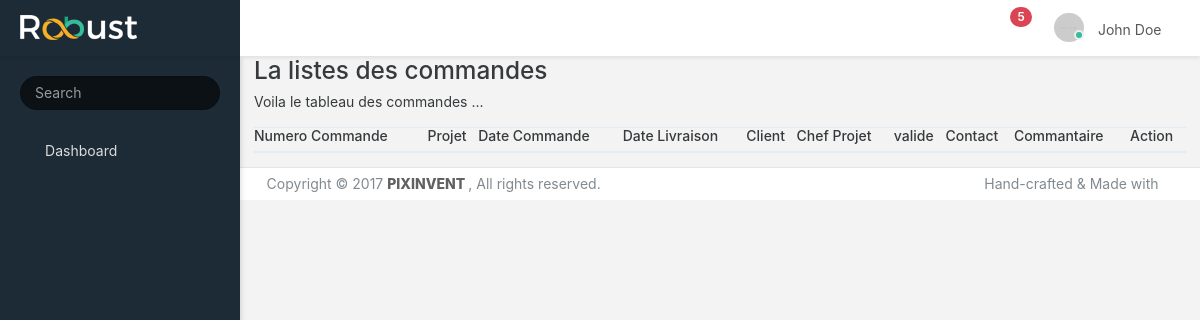
Before: /Commande/index.php with the older database file.
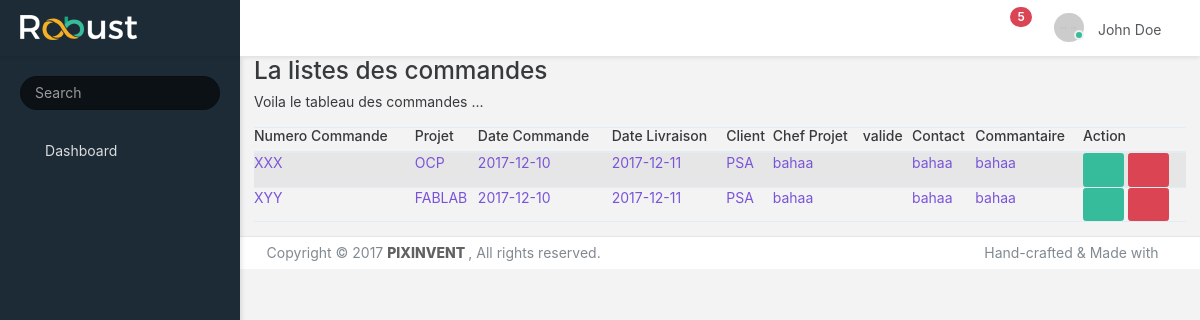
After: the same page with the newer database file.
### tables this page shows
CREATE TABLE commande(
   id               int           NOT NULL     AUTO_INCREMENT,
   numero           varchar(8)    NOT NULL  ,
   projet           varchar(10)   NOT NULL  ,
   date_commande    date          NOT NULL  ,
   date_livraison   date          NOT NULL  ,
   client           varchar(20)   NOT NULL  ,
   chef_projet      varchar(20)   NOT NULL  ,
   valide           BOOLEAN       NOT NULL  default 0,
   contact          varchar(20),
   commantaire      text,
   PRIMARY KEY (id)
);

### include/outils.php (called while the page is built, shortened)
<?php
require_once('basedonner.php');
function template($nom, $data = array())
{
    extract($data);
    require __DIR__ . '/../templates/' . $nom . '.php';
}
function lien($lien)
{
    return site . $lien;
}
function asset($path) {
    return lien('/public/' . $path);
}

### include/Basedonner.php (called while the page is built, shortened)
<?php
class BaseDonner
{
    function __construct($table, $columns)
    {
        $this->columns = $columns;
        $prop = array();
        foreach ($this->columns as $col) {
            $prop[$col] = '';
        }
        try{
            $this->db = new PDO('mysql:host=' . db_host . ';dbname=' . db_name, db_user, db_pass);
        }
        catch(PDOException $ex){
            die('impossible de se connecter a la base de donner');
        }
    }
    public function remplire_PDO($line)
    {
        $this->id =  $line['id'];
    }
    public static function tous($col = null, $val = null)
    {
        try{
            $db = new PDO('mysql:host=' . db_host . ';dbname=' . db_name, db_user, db_pass);
        }
        catch(PDOException $ex){
            die('impossible de se connecter a la base de donner');
        }
        if($col == null || $val == null)
            $stmt = $db->prepare("SELECT * FROM " . static::table);
        else{
            $stmt = $db->prepare("SELECT * FROM " . static::table . " WHERE $col = :val");
            $stmt->bindParam(':val', $val);
        }
        $stmt->execute();
        $resultat = $stmt->fetchAll();
        $resultat_obj = array();
        foreach ($resultat as $line) {
            $p = new static();
            $p->remplire_PDO($line);
            $resultat_obj[] = $p;
        }
        return $resultat_obj;
    }
}

### Commande/index.php (the view, shortened to what this page needs)
<?php
require __DIR__. '/../include/outils.php';
$commande = new commande();
$commande = $commande->tous();
?>
<?php
    template('header');
?>
<div data-scroll-to-active="true" class="main-menu menu-fixed menu-dark menu-accordion menu-shadow">
    <?php template('sidebar'); ?>
</div>
<nav class="header-navbar navbar navbar-with-menu navbar-fixed-top navbar-semi-dark navbar-shadow">
    <?php template('nav'); ?>
</nav>
<div class="content">
    <div class="container">
        <h2>La listes des commandes</h2>
        <p>Voila le tableau des commandes ... </p>
        <table class="table table-striped">
            <thead>
            <th><h6>Numero Commande</h6></th>
            <th><h6>Projet</h6></th>
            <th><h6>Date Commande</h6></th>
            <th><h6>Date Livraison</h6></th>
            <th><h6>Client</h6></th>
            <th><h6>Chef Projet</h6></th>
            <th><h6>valide</h6></th>
            <th><h6>Contact</h6></th>
            <th><h6>Commantaire</h6></th>
            <th><h6>Action</h6></th>
            </thead>
            <tbody>
            <?php
            foreach($commande as $e): ?>
                <tr>
                <td><a href="<?= lien('/commande/info.php?id=' . $e->id) ?>"><?= $e->numero?></td>
                <td><a href="<?= lien('/commande/info.php?id=' . $e->id) ?>"><?= $e->projet?></td>
                <td><a href="<?= lien('/commande/info.php?id=' . $e->id) ?>"><?= $e->date_commande?></td>
                <td><a href="<?= lien('/commande/info.php?id=' . $e->id) ?>"><?= $e->date_livraison?></td>
                <td><a href="<?= lien('/commande/info.php?id=' . $e->id) ?>"><?= $e->client?></td>
                <td><a href="<?= lien('/commande/info.php?id=' . $e->id) ?>"><?= $e->chef_projet?></td>
                <td><a class="btn " href="<?= lien('/commande/info.php?id=' . $e->id) ?>">
                        <?php if($e->valide == 1){?>
                            <i class="icon-thumbs-up"></i>
                        <?php }else{ ?>
                            <i class="icon-thumbs-down"></i>
                        <?php } ?>
                </a></td>
                <td><a href="<?= lien('/commande/info.php?id=' . $e->id) ?>"><?= $e->contact?></td>
                <td><a href="<?= lien('/commande/info.php?id=' . $e->id) ?>"><?= $e->commantaire?></td>
                <td><a class="btn btn-success" href="<?= lien('/commande/modifier.php?id=' . $e->id) ?>"><i class="icon-cog"></i></a>
                <a class="btn btn-danger" href="<?= lien('/commande/supprimer.php?id=' . $e->id) ?>"><i class="icon-trash icon-white"></i></a></td>
                </tr>
            <?php endforeach; ?>
            </tbody>
        </table>
    </div>
</div>
<?php
    template('footer');
?>

### templates/header.php (shortened to what this page needs)
<!DOCTYPE html>
<html lang="en" data-textdirection="ltr" class="loading">
  <head>
    <link rel="stylesheet" type="text/css" href="../public/css/bootstrap.css">
    <link rel="stylesheet" type="text/css" href="../public/fonts/icomoon.css">
    <link rel="stylesheet" type="text/css" href="../public/fonts/flag-icon-css/css/flag-icon.min.css">
    <link rel="stylesheet" type="text/css" href="../public/vendors/css/extensions/pace.css">
    <link rel="stylesheet" type="text/css" href="../public/css/bootstrap-extended.css">
    <link rel="stylesheet" type="text/css" href="../public/css/app.css">
    <link rel="stylesheet" type="text/css" href="../public/css/colors.css">
    <link rel="stylesheet" type="text/css" href="../public/css/core/menu/menu-types/vertical-menu.css">
    <link rel="stylesheet" type="text/css" href="../public/css/core/menu/menu-types/vertical-overlay-menu.css">
    <link rel="stylesheet" type="text/css" href="../public/css/core/colors/palette-gradient.css">
    <link rel="stylesheet" type="text/css" href="../public/css/style.css">
  </head>
  <body data-open="click" data-menu="vertical-menu" data-col="2-columns" class="vertical-layout vertical-menu 2-columns  fixed-navbar">

### templates/sidebar.php
<div class="main-menu-header">
  <input type="text" placeholder="Search" class="menu-search form-control round" />
</div>
<div class="main-menu-content">
  <ul id="main-menu-navigation" data-menu="menu-navigation" class="navigation navigation-main">
    <li class=" nav-item">
      <a href="<?= lien('/backoffice.php'); ?>">
        <i class="icon-home3"></i>
        <span class="menu-title">Dashboard</span>
      </a>
    </li>
  </ul>
</div>

### templates/nav.php (shortened to what this page needs)
<div class="navbar-wrapper">
  <div class="navbar-header">
    <ul class="nav navbar-nav">
      <li class="nav-item">
        <a href="index.html" class="navbar-brand nav-link">
          <img alt="branding logo" src="<?= asset('images/logo/robust-logo-light.png') ?>" class="brand-logo">
        </a>
      </li>
    </ul>
  </div>
  <div class="navbar-container content container-fluid">
    <div id="navbar-mobile" class="collapse navbar-toggleable-sm">
    <ul class="nav navbar-nav">
        <li class="nav-item hidden-sm-down">
          <a class="nav-link nav-menu-main menu-toggle hidden-xs">
            <i class="icon-menu5"> </i>
          </a>
        </li>
        <li class="nav-item hidden-sm-down">
          <a href="#" class="nav-link nav-link-expand">
            <i class="ficon icon-expand2"></i>
          </a>
        </li>
      </ul>
      <ul class="nav navbar-nav float-xs-right">
        <li class="dropdown dropdown-notification nav-item">
          <a href="#" data-toggle="dropdown" class="nav-link nav-link-label">
            <i class="ficon icon-bell4"></i>
            <span class="tag tag-pill tag-default tag-danger tag-default tag-up">5</span>
          </a>
        </li>
        <li class="dropdown dropdown-user nav-item">
          <a href="#" data-toggle="dropdown" class="dropdown-toggle nav-link dropdown-user-link">
            <span class="avatar avatar-online">
              <img src="<?= asset('images/portrait/small/avatar-s-1.png') ?>" alt="avatar">
              <i></i>
            </span>
            <span class="user-name">John Doe</span>
          </a>
        </li>
      </ul>
    </div>
  </div>
</div>

### templates/footer.php (shortened to what this page needs)
    <footer class="footer footer-static footer-light navbar-border">
      <p class="clearfix text-muted text-sm-center mb-0 px-2"><span class="float-md-left d-xs-block d-md-inline-block">Copyright  &copy; 2017 <a href="https://themeforest.net/user/pixinvent/portfolio?ref=pixinvent" target="_blank" class="text-bold-800 grey darken-2">PIXINVENT </a>, All rights reserved. </span><span class="float-md-right d-xs-block d-md-inline-block">Hand-crafted & Made with <i class="icon-heart5 pink"></i></span></p>
    </footer>
  </body>
</html>

### public/css/app.css (style rules this page uses)
@media (max-width: 1366px) { html { font-size: 14px; } }
html { height: 100%; }
html body { height: 100%; background-color: #F3F3F3; direction: ltr; }
html body.fixed-navbar { padding-top: 4rem; }
html body .content { padding: 0; transition: 300ms ease all; backface-visibility: hidden; }
footer.footer { padding: 0.4rem; }
footer.navbar-border { border-top: 1px solid rgba(0, 0, 0, 0.1); }
footer.footer-light { background: #FFFFFF; }
.main-menu { z-index: 1000; position: absolute; display: table-cell; }
.main-menu.menu-dark { color: #dcdcdc; background: #1D2B36; }
.main-menu.menu-dark .main-menu-header { padding: 20px; }
.main-menu.menu-dark .main-menu-header .menu-search { background: #0b1115; padding: 0.5rem 1rem; color: #c3c3c3; }
.main-menu.menu-dark .navigation { background: #1D2B36; }
.main-menu.menu-dark .navigation li a { color: #dcdcdc; }
.main-menu.menu-dark .navigation > li { padding: 0; }
.main-menu.menu-dark .navigation > li > a { padding: 8px 20px; }
.main-menu.menu-dark .navigation > li > a i { position: relative; top: 3px; }
.main-menu.menu-fixed { position: fixed; height: 100%; top: 4rem; height: calc(100% - 4rem); }
.main-menu.menu-shadow { box-shadow: 2px 2px 4px rgba(0, 0, 0, 0.1); }
.main-menu .main-menu-content { height: 100%; position: relative; }
.main-menu ul { list-style: none; margin: 0; padding: 0; }
.main-menu ul.navigation-main { overflow-x: hidden; }
.main-menu a { outline: none; }
.navigation { font-size: 1rem; overflow-y: hidden; padding-bottom: 20px; }
.navigation li { position: relative; white-space: nowrap; }
.navigation li a { display: block; text-overflow: ellipsis; overflow: hidden; }
.avatar { position: relative; display: inline-block; width: 30px; white-space: nowrap; border-radius: 1000px; vertical-align: bottom; }
.avatar i { position: absolute; right: -7px; bottom: 2px; width: 10px; height: 10px; border: 2px solid #eceeef; border-radius: 100%; }
.avatar img { width: 100%; max-width: 100%; height: auto; border: 0 none; border-radius: 1000px; }
.avatar-online i { background-color: #37BC9B; }
.ps-container { -ms-touch-action: none; touch-action: none; overflow: hidden !important; -ms-overflow-style: none; }
.ps-theme-light { -ms-touch-action: none; touch-action: none; overflow: hidden !important; -ms-overflow-style: none; }
@media screen and (min-width: 0px) { body:after { content: "xs - min-width: 0px"; } }
@media screen and (min-width: 544px) { body:after { content: "sm - min-width: 544px"; } }
@media screen and (min-width: 768px) { body:after { content: "md - min-width: 768px"; } }
@media screen and (min-width: 992px) { body:after { content: "lg - min-width: 992px"; } }
@media screen and (min-width: 1200px) { body:after { content: "xl - min-width: 1200px"; } }
body:after { display: none; }

### public/css/core/menu/menu-types/vertical-menu.css (style rules this page uses)
body.vertical-layout.vertical-menu.menu-expanded .navbar .navbar-header { float: left; width: 240px; }
body.vertical-layout.vertical-menu.menu-expanded .navbar .navbar-container { margin-left: 240px; }
body.vertical-layout.vertical-menu.menu-expanded .main-menu { width: 240px; transition: 300ms ease all; backface-visibility: hidden; }
body.vertical-layout.vertical-menu.menu-expanded .main-menu .navigation > li > a > i { margin-right: 12px; float: left; }
body.vertical-layout.vertical-menu.menu-expanded .main-menu .navigation > li > a > i:before { font-size: 1.2rem; }
body.vertical-layout.vertical-menu.menu-expanded .main-menu .navigation > li > a > span { display: inline-block; }
body.vertical-layout.vertical-menu.menu-expanded .content, body.vertical-layout.vertical-menu.menu-expanded .footer { margin-left: 240px; }
@media (min-width: 992px) { body.vertical-layout.vertical-menu .main-menu { width: 240px; } }
@media (min-width: 992px) { body.vertical-layout.vertical-menu .navbar .navbar-header { width: 240px; } }
@media (min-width: 992px) { body.vertical-layout.vertical-menu .content, body.vertical-layout.vertical-menu .footer { margin-left: 240px; } }

### Commande/index.php (style rules this page uses)
.table th,.table td { padding: 0; }

Changed rows visible on the page:
added commande: numero "XXX", projet "OCP", date_commande "2017-12-10", date_livraison "2017-12-11", client "PSA", chef_projet "bahaa", valide 0 (drawn), contact "bahaa", commantaire "bahaa"
added commande: numero "XYY", projet "FABLAB", date_commande "2017-12-10", date_livraison "2017-12-11", client "PSA", chef_projet "bahaa", valide 1 (drawn), contact "bahaa", commantaire "bahaa"
